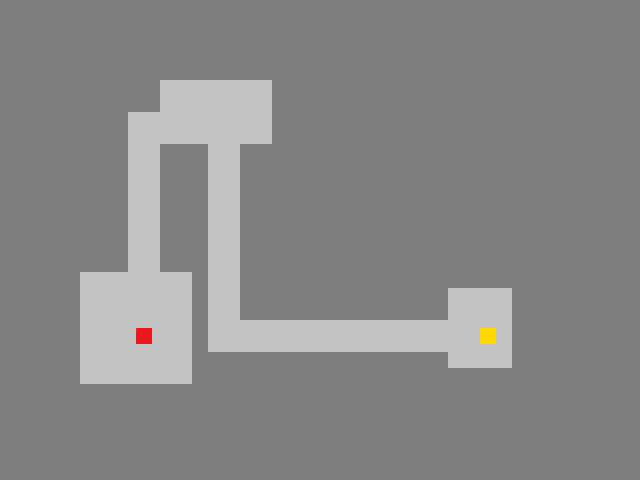
#> input picture Context_Aware_Navigation/DungeonMaps/pp/train/1007.png, 640 x 480 px; its folder holds only this picture in this run
$ python env.py
#> lines starting #> are read from the running program, lines starting #| are printed output that depends on the picture; after the words box and inside, x2 and y2 are one past the last pixel; in counts of white or black regions, pixels touching at a corner belong together
import matplotlib.pyplot as plt
import os
import math
import skimage.io
from skimage.measure import block_reduce
from scipy import *
from sensor import *
from graph_generator import *
from node import *
import time

class Env():
    def __init__(self, map_index, k_size=4, plot=False, test=False):
        self.test = test
        if self.test:
            self.map_dir = f'DungeonMaps/pp/test'
        else:
            self.map_dir = f'DungeonMaps/pp/train'
        self.map_list = os.listdir(self.map_dir)
        self.map_list.sort(reverse=True)
        self.map_index = map_index % np.size(self.map_list)
        self.ground_truth, self.start_position, self.target_position = self.import_ground_truth_pp(
            self.map_dir + '/' + self.map_list[self.map_index])
        self.ground_truth_size = np.shape(self.ground_truth)
        self.robot_belief = np.ones(self.ground_truth_size) * 127  # unexplored
        self.downsampled_belief = None
        self.old_robot_belief = copy.deepcopy(self.robot_belief)
        self.resolution = 4  # downsample belief
        self.sensor_range = 80
        self.explored_rate = 0
        self.frontiers = None
        self.graph_generator = Graph_generator(map_size=self.ground_truth_size, sensor_range=self.sensor_range, k_size=k_size, target_position = self.target_position, plot=plot)
        self.graph_generator.route_node.append(self.start_position)
        self.node_coords, self.graph, self.node_utility, self.indicator, self.direction_vector = None, None, None, None, None

        self.begin()

        self.plot = plot
        self.frame_files = []
        if self.plot:
            self.xPoints = [self.start_position[0]]
            self.yPoints = [self.start_position[1]]
            self.xTarget = [self.target_position[0]]
            self.yTarget = [self.target_position[1]]

    def find_index_from_coords(self, position):
        index = np.argmin(np.linalg.norm(self.node_coords - position, axis=1))
        return index

    # [38 lines left out: functions begin, step, not called in this run]

    def import_ground_truth_pp(self, map_index):
#> called with map_index = 'DungeonMaps/pp/train/1007.png'
        ground_truth = (skimage.io.imread(map_index, 1) * 255).astype(int)
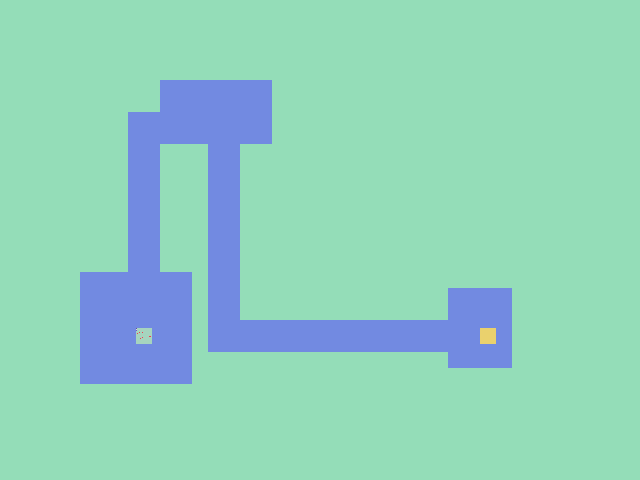
#> ground_truth: shape (480, 640) int64; 8 distinct labels, from 68 to 209; one colour per label, 0 black
        robot_location = np.nonzero(ground_truth == 209)
#> robot_location = 256 positions, rows 328 to 343, columns 480 to 495
        robot_location = np.array([np.array(robot_location)[1, 127], np.array(robot_location)[0, 127]])
#> robot_location = [495, 335]
        target_location = np.nonzero(ground_truth == 68)
#> target_location = 246 positions, rows 328 to 343, columns 136 to 151
        target_location = np.array([np.array(target_location)[1, 127], np.array(target_location)[0, 127]])
#> target_location = [141, 336]
        ground_truth = (ground_truth > 150)|((ground_truth<=80)&(ground_truth>=60))
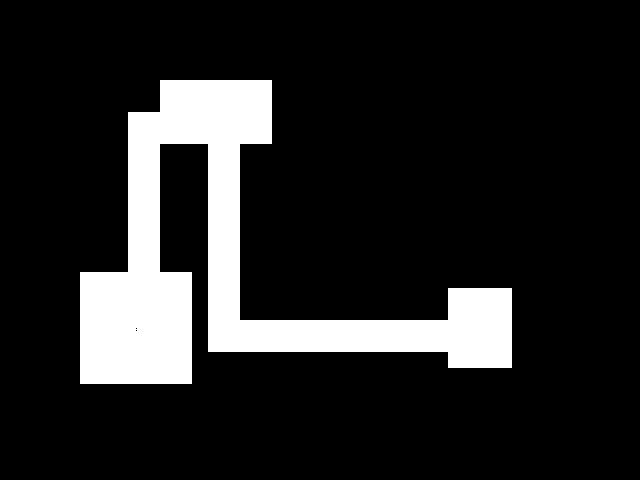
#> ground_truth: shape (480, 640) bool; 14.1% white; 1 white region, box (x1, y1, x2, y2) and area: (80, 80, 512, 384) 43262
        ground_truth = ground_truth * 254 + 1
        return ground_truth, robot_location, target_location

    # [4 lines left out: function free_cells, not called in this run]

    def update_robot_belief(self, robot_position, sensor_range, robot_belief, ground_truth):
        robot_belief = sensor_work(robot_position, sensor_range, robot_belief, ground_truth)
        return robot_belief

    # [9 lines left out: function calculate_reward, not called in this run]

    def evaluate_exploration_rate(self):
        rate = np.sum(self.robot_belief == 255) / np.sum(self.ground_truth == 255)
        return rate

    # [47 lines left out: functions find_frontier, plot_env, not called in this run]


# 调试代码

if __name__ == '__main__':
    env = Env(0, plot=True)
#> in __init__, `self.ground_truth, self.start_position, self.target_position = self.im..`: self.start_position = [495, 335]; self.target_position = [141, 336]
#> in __init__, `self.old_robot_belief = copy.deepcopy(self.robot_belief)`: self.robot_belief: shape (480, 640) float64; every value is 127
#> (the run stopped early here; a loop or call above may not have finished)

$ run again, on Context_Aware_Navigation/DungeonMaps/pp/train/1182.png
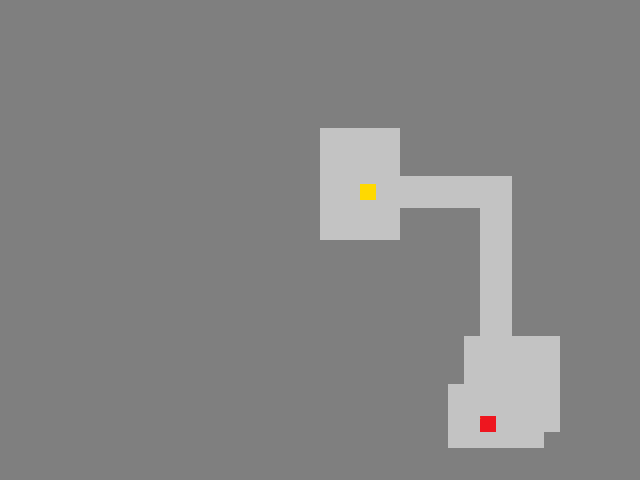
#> input picture Context_Aware_Navigation/DungeonMaps/pp/train/1182.png, 640 x 480 px
#> in import_ground_truth_pp, `ground_truth = (skimage.io.imread(map_index, 1) * 255).astype(int)`:
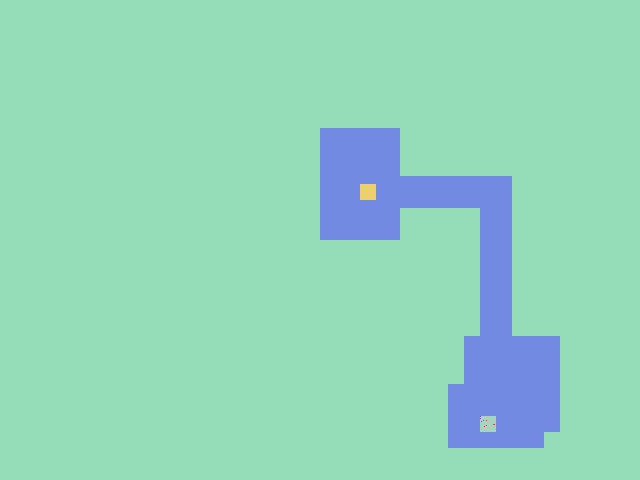
#> ground_truth: shape (480, 640) int64; 8 distinct labels, from 68 to 209; one colour per label, 0 black
#> in import_ground_truth_pp, `robot_location = np.nonzero(ground_truth == 209)`: robot_location = 256 positions, rows 184 to 199, columns 360 to 375
#> in import_ground_truth_pp, `robot_location = np.array([np.array(robot_location)[1, 127], np.array(..`: robot_location = [375, 191]
#> in import_ground_truth_pp, `target_location = np.nonzero(ground_truth == 68)`: target_location = 246 positions, rows 416 to 431, columns 480 to 495
#> in import_ground_truth_pp, `target_location = np.array([np.array(target_location)[1, 127], np.arra..`: target_location = [485, 424]
#> in import_ground_truth_pp, `ground_truth = (ground_truth > 150)|((ground_truth<=80)&(ground_truth>..`:
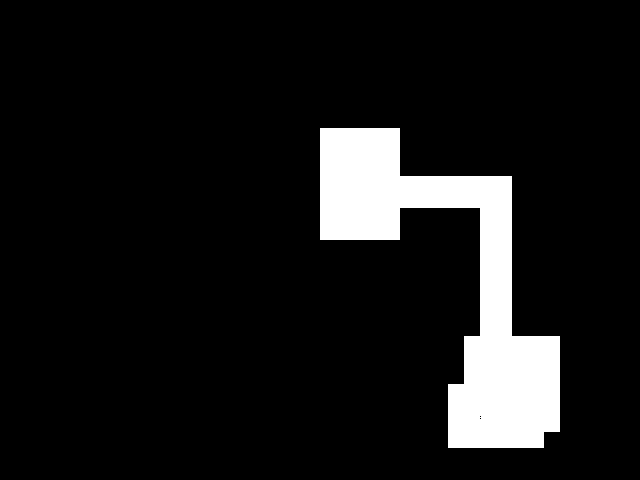
#> ground_truth: shape (480, 640) bool; 9.2% white; 1 white region, box (x1, y1, x2, y2) and area: (320, 128, 560, 448) 28158
#> self.start_position = [375, 191]; self.target_position = [485, 424]
#> self.robot_belief: shape (480, 640) float64; every value is 127

$ run again, on Context_Aware_Navigation/DungeonMaps/pp/train/1196.png
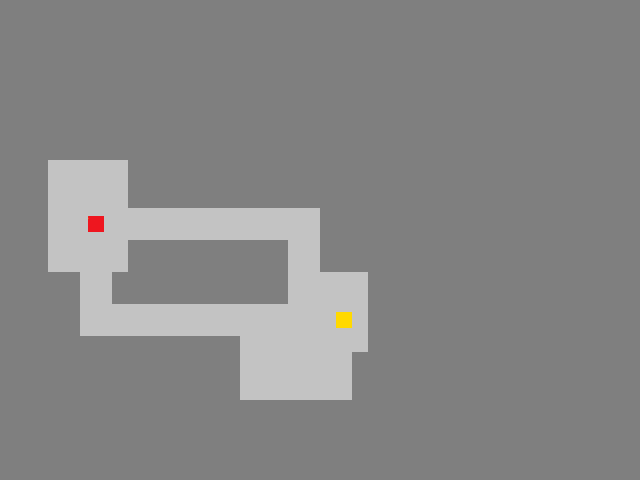
#> input picture Context_Aware_Navigation/DungeonMaps/pp/train/1196.png, 640 x 480 px
#> in import_ground_truth_pp, `ground_truth = (skimage.io.imread(map_index, 1) * 255).astype(int)`:
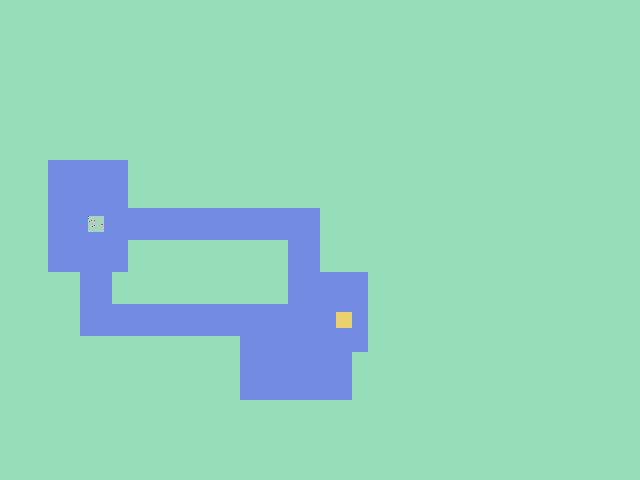
#> ground_truth: shape (480, 640) int64; 8 distinct labels, from 68 to 209; one colour per label, 0 black
#> in import_ground_truth_pp, `robot_location = np.nonzero(ground_truth == 209)`: robot_location = 256 positions, rows 312 to 327, columns 336 to 351
#> in import_ground_truth_pp, `robot_location = np.array([np.array(robot_location)[1, 127], np.array(..`: robot_location = [351, 319]
#> in import_ground_truth_pp, `target_location = np.nonzero(ground_truth == 68)`: target_location = 246 positions, rows 216 to 231, columns 88 to 103
#> in import_ground_truth_pp, `target_location = np.array([np.array(target_location)[1, 127], np.arra..`: target_location = [93, 224]
#> in import_ground_truth_pp, `ground_truth = (ground_truth > 150)|((ground_truth<=80)&(ground_truth>..`:
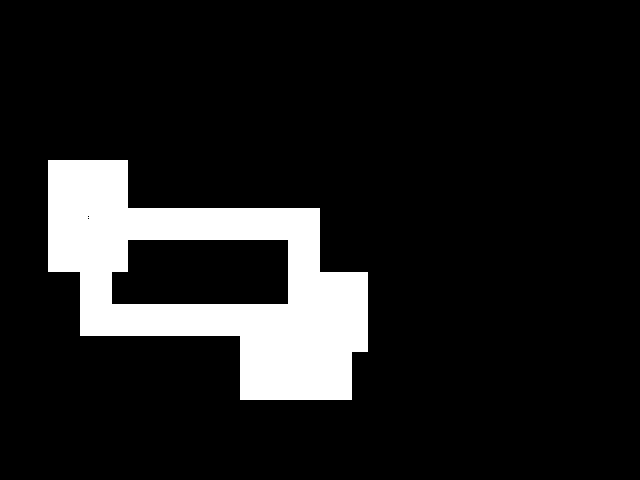
#> ground_truth: shape (480, 640) bool; 11.8% white; 1 white region, box (x1, y1, x2, y2) and area: (48, 160, 368, 400) 36350
#> self.start_position = [351, 319]; self.target_position = [93, 224]
#> self.robot_belief: shape (480, 640) float64; every value is 127

$ run again, on Context_Aware_Navigation/DungeonMaps/pp/train/1215.png
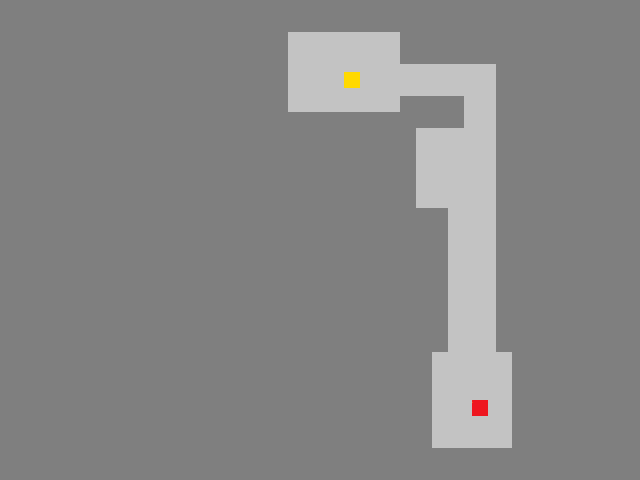
#> input picture Context_Aware_Navigation/DungeonMaps/pp/train/1215.png, 640 x 480 px
#> in import_ground_truth_pp, `ground_truth = (skimage.io.imread(map_index, 1) * 255).astype(int)`:
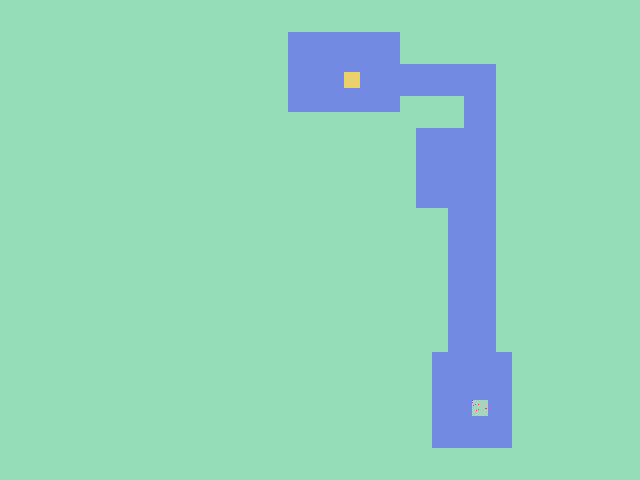
#> ground_truth: shape (480, 640) int64; 8 distinct labels, from 68 to 209; one colour per label, 0 black
#> in import_ground_truth_pp, `robot_location = np.nonzero(ground_truth == 209)`: robot_location = 256 positions, rows 72 to 87, columns 344 to 359
#> in import_ground_truth_pp, `robot_location = np.array([np.array(robot_location)[1, 127], np.array(..`: robot_location = [359, 79]
#> in import_ground_truth_pp, `target_location = np.nonzero(ground_truth == 68)`: target_location = 246 positions, rows 400 to 415, columns 472 to 487
#> in import_ground_truth_pp, `target_location = np.array([np.array(target_location)[1, 127], np.arra..`: target_location = [477, 408]
#> in import_ground_truth_pp, `ground_truth = (ground_truth > 150)|((ground_truth<=80)&(ground_truth>..`:
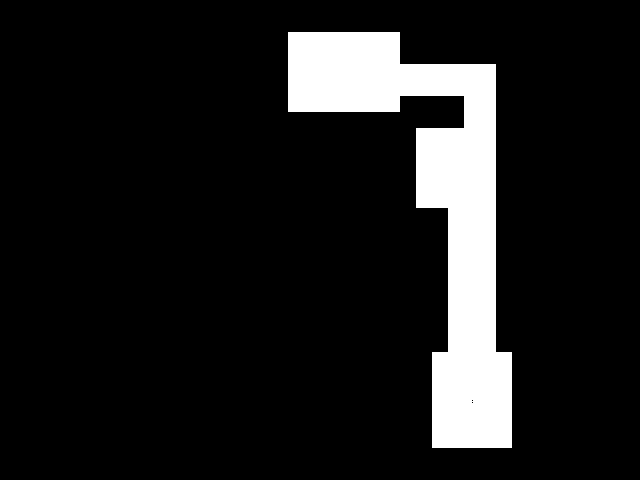
#> ground_truth: shape (480, 640) bool; 11.1% white; 1 white region, box (x1, y1, x2, y2) and area: (288, 32, 512, 448) 34046
#> self.start_position = [359, 79]; self.target_position = [477, 408]
#> self.robot_belief: shape (480, 640) float64; every value is 127

$ run again, on Context_Aware_Navigation/DungeonMaps/pp/train/1009.png
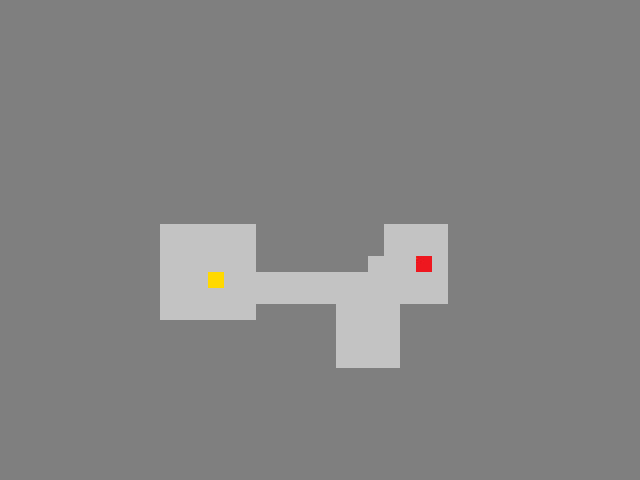
#> input picture Context_Aware_Navigation/DungeonMaps/pp/train/1009.png, 640 x 480 px
#> in import_ground_truth_pp, `ground_truth = (skimage.io.imread(map_index, 1) * 255).astype(int)`:
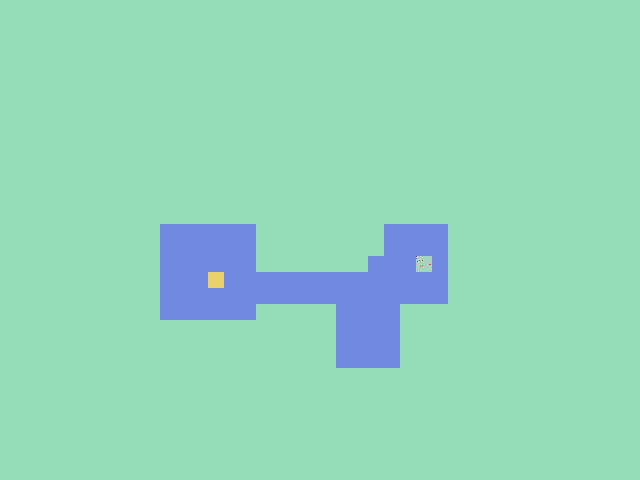
#> ground_truth: shape (480, 640) int64; 8 distinct labels, from 68 to 209; one colour per label, 0 black
#> in import_ground_truth_pp, `robot_location = np.nonzero(ground_truth == 209)`: robot_location = 256 positions, rows 272 to 287, columns 208 to 223
#> in import_ground_truth_pp, `robot_location = np.array([np.array(robot_location)[1, 127], np.array(..`: robot_location = [223, 279]
#> in import_ground_truth_pp, `target_location = np.nonzero(ground_truth == 68)`: target_location = 246 positions, rows 256 to 271, columns 416 to 431
#> in import_ground_truth_pp, `target_location = np.array([np.array(target_location)[1, 127], np.arra..`: target_location = [421, 264]
#> in import_ground_truth_pp, `ground_truth = (ground_truth > 150)|((ground_truth<=80)&(ground_truth>..`:
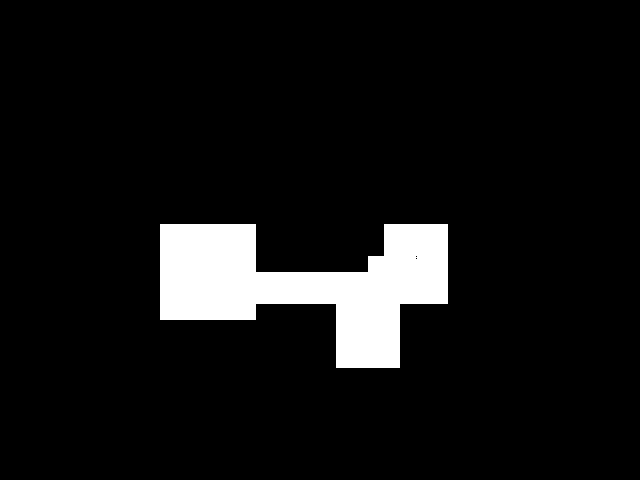
#> ground_truth: shape (480, 640) bool; 7.4% white; 1 white region, box (x1, y1, x2, y2) and area: (160, 224, 448, 368) 22782
#> self.start_position = [223, 279]; self.target_position = [421, 264]
#> self.robot_belief: shape (480, 640) float64; every value is 127
